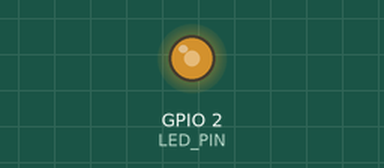
Recording of a program running on a simulated ESP32. Shown: output pins drawn as LEDs (lit = HIGH). Nothing arrives over Bluetooth unless stated; what the program prints to the serial monitor is not drawn.

Above: at 0.37 s.
At 39.62 s:
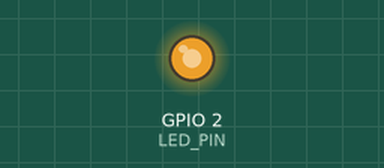
Timing chart, 0 to 40.0 s (numbered marks = the images above):
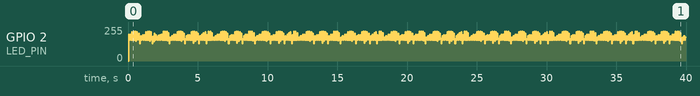

The program:

main.cpp
```cpp
#include <Arduino.h>
#include <HardwareSerial.h>
#include "BluetoothSerial.h"

#define LED_PIN 2
#define RX_2 16
#define TX_2 17
BluetoothSerial SerialBT;

void setup()
{
    pinMode(LED_PIN, OUTPUT);
    Serial.begin(115200);
    Serial2.begin(115200, SERIAL_8N1, RX_2, TX_2);
    SerialBT.begin("ESP32test");
}

#define Buf_Max 80
#define samplingtime 50
const byte right_left_side = 0x01;

char Rec_Buf[Buf_Max] = {0};
char c;
int rx_count = 0;
static unsigned long samplingTime = millis();

float p_pressure[18] = {0};

float init_p_pressure[18] = {0};
int init_count = 0;

const float p_pos[18][2] = {{-4.2, 18.5}, {-4.6, 22.1}, {-1.3, 3.1}, {-1.3, 6.7}, {-2, 10.6}, {-2.8, 14.6}, {-2.2, 18.5}, {-3, 22.9}, {1.1, 3.1}, {1.2, 6.7}, {-0.2, 10.6}, {2, 14.6}, {-0.3, 18.5}, {-1.5, 22.9}, {1.5, 10.6}, {2, 14.6}, {1.4, 18.5}, {0.2, 21.7}};

const uint8_t area1_idx[4] = {2, 3, 8, 9};
const uint8_t area2_idx[6] = {4, 5, 10, 11, 14, 15};
const uint8_t area3_idx[8] = {0, 1, 6, 7, 12, 13, 16, 17};

// force_data->froce_data_int->force_msg(with_data_head)
float force_data[9] = {0};
uint16_t force_data_int[9] = {0};
uint8_t force_msg[19] = {0};

int k_float2int = 10;
int b_float2int = 30000;
bool is_init_over = false;

void Receive_handler(void);
void Calc_COM(void);
void Pack_Msg(void);
void Clear_Buffer(void);
void debugPrint_p_pressure();
void debugPrint_p_pressure_init();
void debugPrint_RecBuf();
void debugPrint_ForceInt();
void debugPrint_Force();
void SendMsg();
void SendMsg19();
float halflife_to_damping(float halflife);
float fast_negexp(float x);
void simple_spring_damper_exact(
    float &x,
    float &v,
    float x_goal,
    float halflife,
    float dt);

void loop()
{
    digitalWrite(LED_PIN, LOW);
    while (Serial2.available())
    {
        c = Serial2.read();
        Rec_Buf[rx_count] = c;
        rx_count++;
    }
    if (millis() - samplingTime > samplingtime)
    {
        Receive_handler();
        debugPrint_p_pressure();
        // debugPrint_p_pressure_init();
        // debugPrint_RecBuf();
        // debugPrint_ForceInt();
        // debugPrint_Force();
        Pack_Msg();
        Clear_Buffer();
        // SendMsg();
        samplingTime = millis();
    }
    // delay(20);
    digitalWrite(LED_PIN, HIGH);
}

void debugPrint_p_pressure()
{
    for (int i = 0; i < 18; i++)
    {
        Serial.printf("[%d]:%.2f", i, p_pressure[i]);
    }
    Serial.println();
}
void debugPrint_p_pressure_init()
{
    for (int i = 0; i < 18; i++)
    {
        Serial.printf("[%d]:%.2f", i, init_p_pressure[i]);
    }
    Serial.println();
}
void debugPrint_RecBuf()
{
    for (int i = 0; i < 10; i++)
    {
        Serial.printf("[%d]:%x", i, Rec_Buf[i]);
    }
    Serial.println();
}
void debugPrint_ForceInt()
{
    for (int i = 0; i < 9; i++)
    {
        Serial.printf("[%d]:%d", i, force_data_int[i]);
    }
    Serial.println();
}
void debugPrint_Force()
{
    for (int i = 0; i < 9; i++)
    {
        Serial.printf("[%d]:%.2f", i, force_data[i]);
    }
    Serial.println();
}
void SendMsg()
{
    if (is_init_over)
        Serial.write(force_msg, sizeof(force_msg));
}

void Receive_handler()
{
    int i = 0;
    if (Rec_Buf[0] == 0xAA && Rec_Buf[1] == right_left_side)
    {
        p_pressure[0] = Rec_Buf[2] * 256 + Rec_Buf[3];
        p_pressure[1] = Rec_Buf[4] * 256 + Rec_Buf[5];
        p_pressure[2] = Rec_Buf[6] * 256 + Rec_Buf[7];
        p_pressure[3] = Rec_Buf[8] * 256 + Rec_Buf[9];
        p_pressure[4] = Rec_Buf[10] * 256 + Rec_Buf[11];
        p_pressure[5] = Rec_Buf[12] * 256 + Rec_Buf[13];
        p_pressure[6] = Rec_Buf[14] * 256 + Rec_Buf[15];
        p_pressure[7] = Rec_Buf[16] * 256 + Rec_Buf[17];
        p_pressure[8] = Rec_Buf[18] * 256 + Rec_Buf[19];
        p_pressure[9] = Rec_Buf[20] * 256 + Rec_Buf[21];
        p_pressure[10] = Rec_Buf[22] * 256 + Rec_Buf[23];
        p_pressure[11] = Rec_Buf[24] * 256 + Rec_Buf[25];
        p_pressure[12] = Rec_Buf[26] * 256 + Rec_Buf[27];
        p_pressure[13] = Rec_Buf[28] * 256 + Rec_Buf[29];
        p_pressure[14] = Rec_Buf[30] * 256 + Rec_Buf[31];
        p_pressure[15] = Rec_Buf[32] * 256 + Rec_Buf[33];
        p_pressure[16] = Rec_Buf[34] * 256 + Rec_Buf[35];
        p_pressure[17] = Rec_Buf[36] * 256 + Rec_Buf[37];
    }
    else
    {
    }

    if (init_count < 30)
    {
        for (i = 0; i < 18; i++)
        {
            init_p_pressure[i] += p_pressure[i];
        }
        init_count += 1;
    }
    else if (init_count == 30)
    {
        for (i = 0; i < 18; i++)
        {
            init_p_pressure[i] = init_p_pressure[i] / 30;
            init_count++;
        }
        is_init_over = true;
        Serial.printf("init_p_pressure_over:%.2f", init_p_pressure[0]);
    }
    else
    {
        for (i = 0; i < 18; i++)
        {
            p_pressure[i] -= init_p_pressure[i];
        }
        Calc_COM();
    }
}

void Calc_COM()
{
    float half_life = 0.02;
    float dt = 0.15;

    int i = 0;
    int j = 0;
    float temp_f = 0;
    float temp_px = 0;
    float temp_py = 0;
    float center_x_temp = 0;
    float center_y_temp = 0;

    for (i = 0; i < 4; i++)
    {
        j = area1_idx[i];
        temp_f += p_pressure[j];
        if (right_left_side == 0x01)
        {
            temp_px += p_pressure[j] * (-p_pos[j][0]);
        }
        else
        {
            temp_px += p_pressure[j] * p_pos[j][0];
        }
        temp_py += p_pressure[j] * p_pos[j][1];
        center_x_temp += p_pos[j][0];
        center_y_temp += p_pos[j][1];
    }
    if (temp_f < 0.01)
    {
        force_data[0] = 0;
        force_data[1] = center_x_temp / 4;
        force_data[2] = center_y_temp / 4;
    }
    else
    {
        float v = 0;
        simple_spring_damper_exact(force_data[0], v, temp_f / 100.0f, half_life, dt);
        force_data[1] = temp_px / temp_f;
        force_data[2] = temp_py / temp_f;
    }

    temp_f = 0;
    temp_px = 0;
    temp_py = 0;
    center_x_temp = 0;
    center_y_temp = 0;
    for (i = 0; i < 6; i++)
    {
        j = area2_idx[i];
        temp_f += p_pressure[j];
        if (right_left_side == 0x01)
        {
            temp_px += p_pressure[j] * (-p_pos[j][0]);
        }
        else
        {
            temp_px += p_pressure[j] * p_pos[j][0];
        }
        temp_py += p_pressure[j] * p_pos[j][1];
        center_x_temp += p_pos[j][0];
        center_y_temp += p_pos[j][1];
    }
    if (temp_f < 0.01)
    {
        force_data[3] = 0;
        force_data[4] = center_x_temp / 6;
        force_data[5] = center_y_temp / 6;
    }
    else
    {
        float v = 0;
        simple_spring_damper_exact(force_data[3], v, temp_f / 100.0f, half_life, dt);
        force_data[4] = temp_px / temp_f;
        force_data[5] = temp_py / temp_f;
    }

    temp_f = 0;
    temp_px = 0;
    temp_py = 0;
    center_x_temp = 0;
    center_y_temp = 0;
    for (i = 0; i < 8; i++)
    {
        j = area3_idx[i];
        temp_f += p_pressure[j];
        if (right_left_side == 0x01)
        {
            temp_px += p_pressure[j] * (-p_pos[j][0]);
        }
        else
        {
            temp_px += p_pressure[j] * p_pos[j][0];
        }
        temp_py += p_pressure[j] * p_pos[j][1];
        center_x_temp += p_pos[j][0];
        center_y_temp += p_pos[j][1];
    }

    if (temp_f < 0.01)
    {
        force_data[6] = 0;
        force_data[7] = center_x_temp / 8;
        force_data[8] = center_y_temp / 8;
    }
    else
    {
        float v = 0;
        simple_spring_damper_exact(force_data[6], v, temp_f / 100.0f, half_life, dt);
        force_data[7] = temp_px / temp_f;
        force_data[8] = temp_py / temp_f;
    }
}
void Pack_Msg()
{
    for (int i = 0; i < 9; i++)
    {
        force_data_int[i] = (uint16_t)(k_float2int * force_data[i] + b_float2int);
    }
    force_msg[0] = 0xAA;
    memcpy(force_msg + 1, force_data_int, sizeof(force_msg) - 1);
}

void Clear_Buffer()
{
    for (int i = 0; i < sizeof(Rec_Buf); i++)
    {
        Rec_Buf[i] = 0;
    }
    rx_count = 0;
}

float halflife_to_damping(float halflife)
{
    return (4.0f * 0.69314718056f) / (halflife + 1e-5f);
}
float fast_negexp(float x)
{
    return 1.0f / (1.0f + x + 0.48f * x * x + 0.235f * x * x * x);
}
void simple_spring_damper_exact(
    float &x,
    float &v,
    float x_goal,
    float halflife,
    float dt)
{
    float y = halflife_to_damping(halflife) / 2.0f;
    float j0 = x - x_goal;
    float j1 = v + j0 * y;
    float eydt = fast_negexp(y * dt);

    x = eydt * (j0 + j1 * dt) + x_goal;
    v = eydt * (v - j1 * y * dt);
    // Serial.printf("%.3f", x);
}
```
